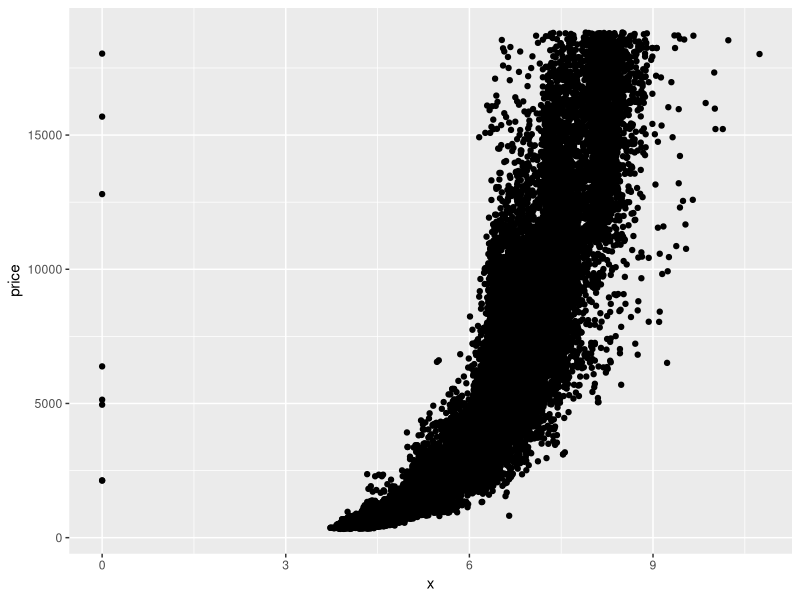
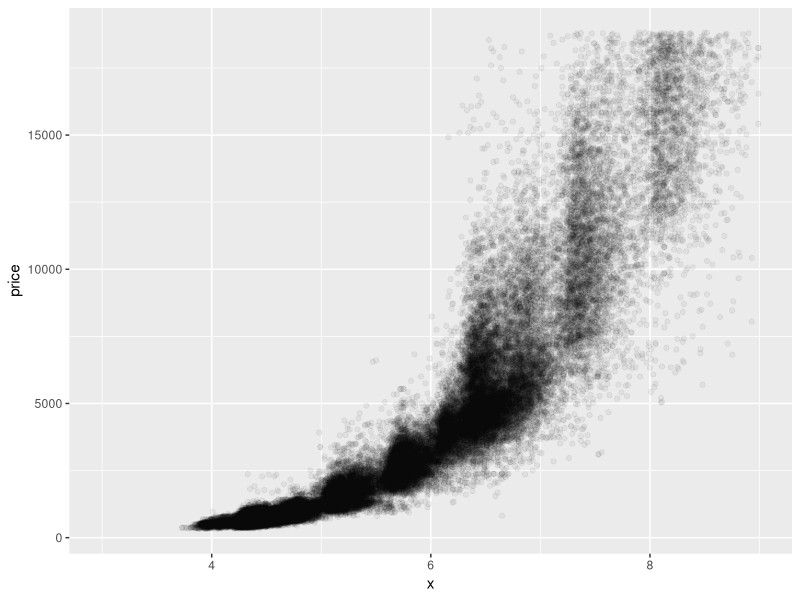
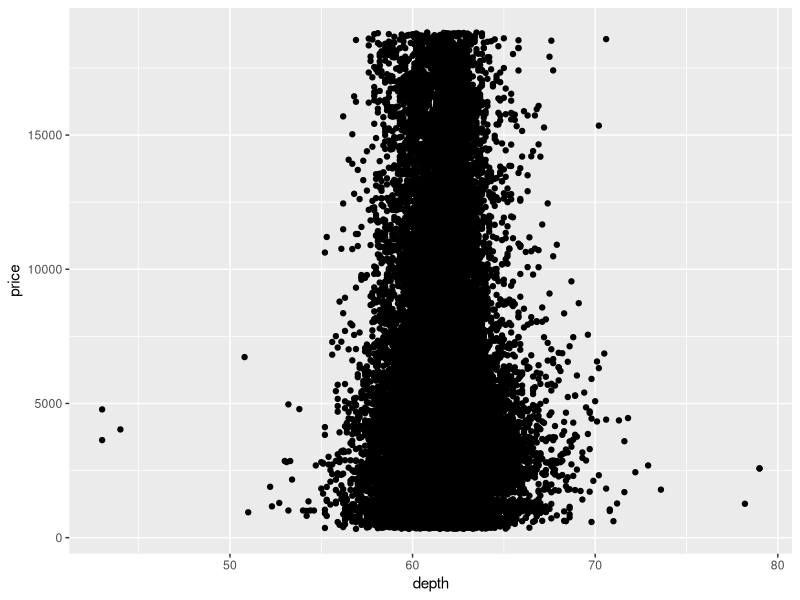
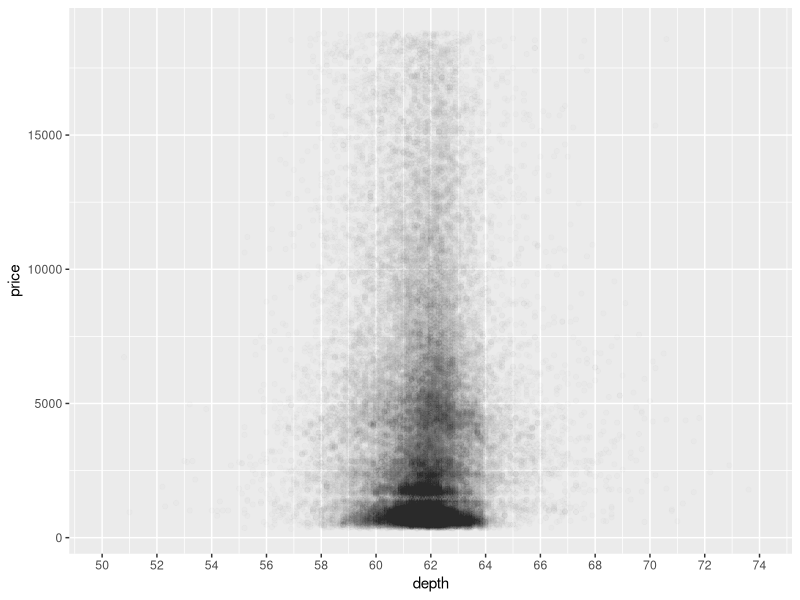
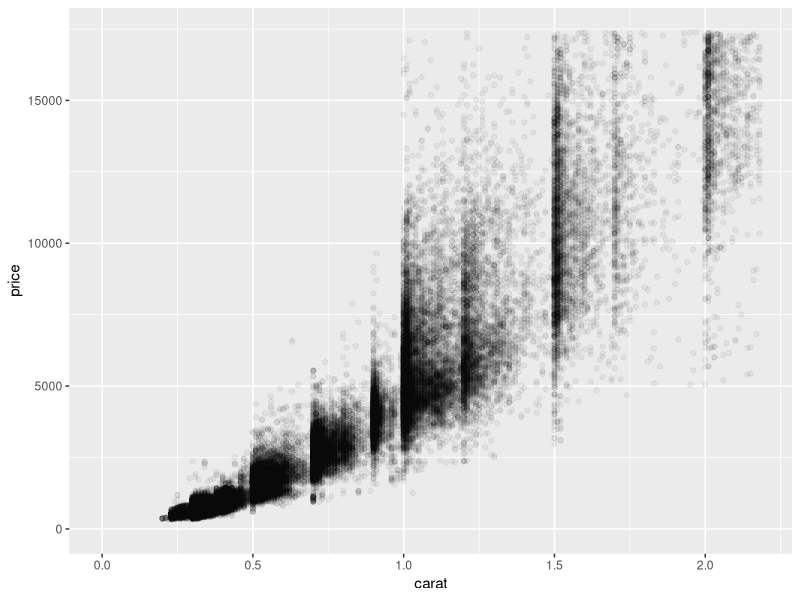
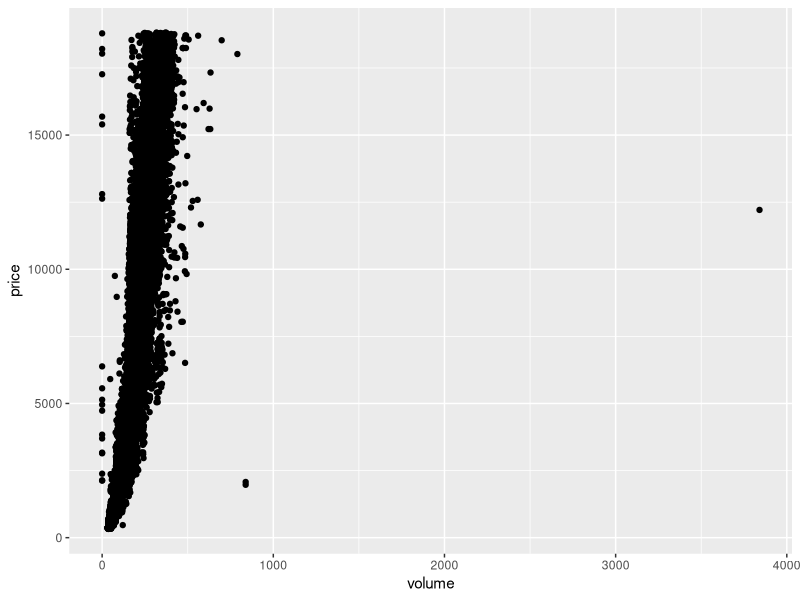
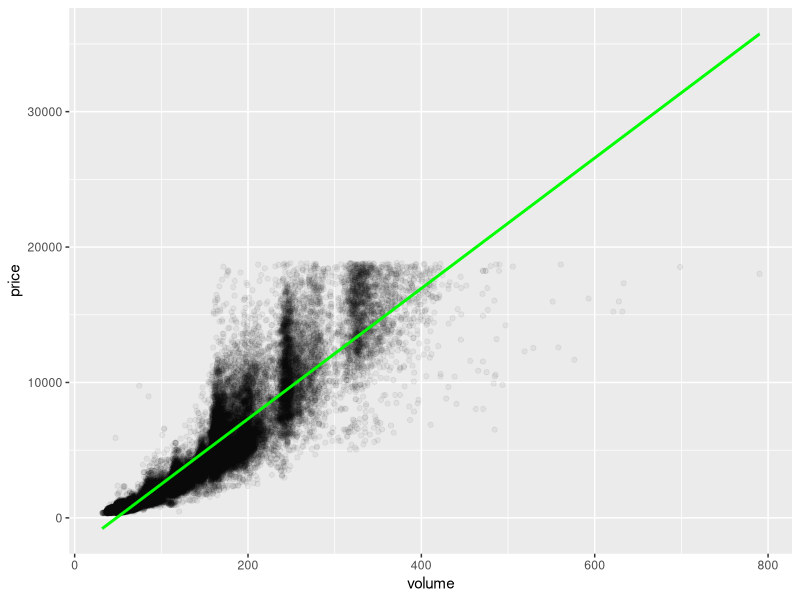
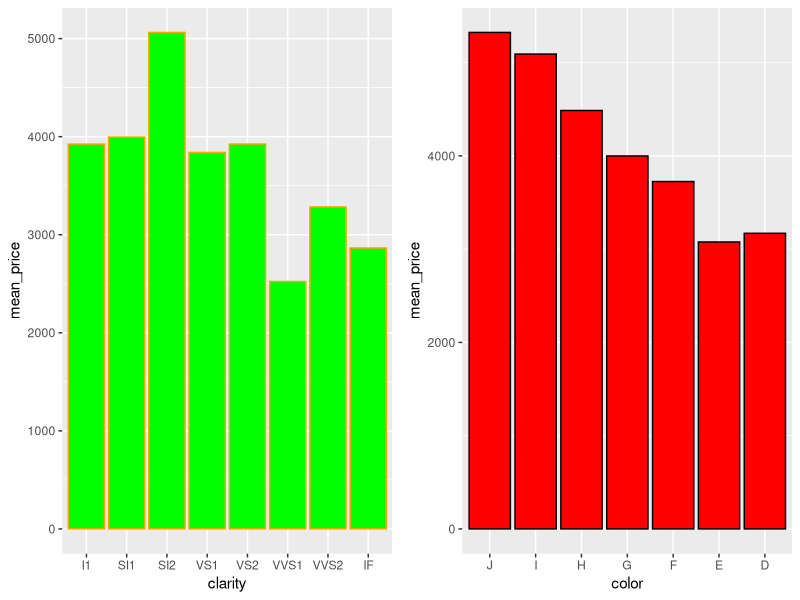

Reproduce these figures in R, in order.
## ---- chunk 1
library(ggplot2)
?diamonds
head(diamonds)

ggplot(aes(x = x, y = price), data = diamonds) +
  geom_point()


ggplot(aes(x = x, y = price), data = diamonds) +
  geom_point(alpha=0.05) +
  xlim(3, 9)
## ---- chunk 2
# what is the correlation between price and x? 
cor.test(x = diamonds$x, y = diamonds$price, data = diamonds)
# what is the correlation between price and y? 
cor.test(x = diamonds$y, y = diamonds$price, data = diamonds)
# what is the correlation between price and z?
cor.test(x = diamonds$z, y = diamonds$price, data = diamonds)
## ---- chunk 3
ggplot(aes(x = depth, y = price), data = diamonds) +
  geom_point()

## ---- chunk 4
range(diamonds$depth)
ggplot(aes(x = depth, y = price), data = diamonds) +
  geom_point(alpha = 0.01) +
  scale_x_continuous(breaks = seq(50,74,2), limits = c(50, 74))
## ---- chunk 5
cor.test(x=diamonds$depth, y=diamonds$price)
## ---- chunk 6
names(diamonds)
summary(diamonds$carat)
quantile(diamonds$carat, c(.01,.99))
ggplot(aes(x=carat, y=price), data = diamonds) +
  geom_point(alpha=0.05) +
  scale_x_continuous(limits = c(0, quantile(diamonds$carat, 0.99))) +
  scale_y_continuous(limits = c(0, quantile(diamonds$price, 0.99))) 
## ---- chunk 7
diamonds$volume <- diamonds$x * diamonds$y * diamonds$z

ggplot(aes(x = volume, y = price), data = diamonds) +
  geom_point() 
## ---- chunk 8
summary(diamonds$volume)

Zerodiamonds <- subset(diamonds, diamonds$volume == 0)
dim(Zerodiamonds)[1]
#View(Zerodiamonds)
#count(diamonds, diamonds$volume == 0)

## ---- chunk 9
diamonds.sub <- subset(diamonds, diamonds$volume != 0 & diamonds$volume < 800)
cor.test(diamonds.sub$volume, diamonds.sub$price)
## ---- chunk 10
ggplot(aes(x = volume, y = price), data = diamonds.sub) +
  geom_point(alpha = 0.05) +
  geom_smooth(method = 'lm', color = 'green')
## ---- chunk 11
library(dplyr)
diamondsByClarity <- diamonds %>% 
  group_by(clarity) %>% 
  summarise(mean_price = mean(price),
            median_price = median(as.numeric(price)),
            min_price = min(price),
            max_price = max(price),
            n = n())
  
diamondsByClarity
## ---- chunk 12
library(gridExtra)
diamonds_by_clarity <- group_by(diamonds, clarity)
diamonds_mp_by_clarity <- summarise(diamonds_by_clarity, mean_price = mean(price))
diamonds_mp_by_clarity <- arrange(diamonds_mp_by_clarity, clarity)


diamonds_by_color <- group_by(diamonds, color)
diamonds_mp_by_color <- summarise(diamonds_by_color, mean_price = mean(price))


diamonds_mp_by_clarity$clarity <- factor(diamonds_mp_by_clarity$clarity, levels = c("I1", "SI1", "SI2", "VS1", "VS2", "VVS1", "VVS2", "IF"), ordered = TRUE)
#diamonds_mp_by_clarity
#str(diamonds_mp_by_clarity)

diamonds_mp_by_color$color <- factor(diamonds_mp_by_color$color, levels = c("J","I","H","G","F","E","D"), ordered = TRUE)

p1 = ggplot(aes(x = clarity, y = mean_price), data = diamonds_mp_by_clarity) +
  geom_col(color = 'orange', fill = 'green')

diamonds_mp_by_color
p2 = ggplot(aes(x = color, y = mean_price), data = diamonds_mp_by_color) +
  geom_col(color = 'black', fill = 'red')

grid.arrange(p1, p2, ncol = 2)


## ---- chunk 13

library(dplyr)
employs <- read.csv("AboveOf15employ.csv", header=T, check.names=F)

names(employs)
#utils::View(employs)
dim(employs)

employs <- dplyr::select(employs, 1:18)
#utils::View(employs)

long_employs <- tidyr::gather(employs, year, employment_rate, 2:18)
#utils::View(long_employs)
str(long_employs)

long_employs <- subset(long_employs, !is.na(employment_rate))
long_employs$year <- as.numeric(long_employs$year)

empRateByYear <- long_employs %>% 
  group_by(year) %>% 
  summarise(mean_rate = mean(employment_rate),
            median_rate = median(as.numeric(employment_rate)),
            min_rate = min(employment_rate),
            max_rate = max(employment_rate),
            n = n())

  

#View(empRateByYear)

library(gridExtra)
p1 = ggplot(aes(x = year, y = mean_rate), data = empRateByYear) +
  geom_line() +
  scale_x_continuous(breaks = 1991:2007)

p2 = ggplot(aes(x = year, y = median_rate), data = empRateByYear) +
  geom_line() +
  scale_x_continuous(breaks = 1991:2007)

p3 = ggplot(aes(x =year, y = min_rate), data = empRateByYear) +
  geom_line() +
  scale_x_continuous(breaks = 1991:2007)

p4 = ggplot(aes(x =year, y = max_rate), data = empRateByYear) +
  geom_line() +
  scale_x_continuous(breaks = 1991:2007)

grid.arrange(p1, p2, p3, p4, ncol=2)
